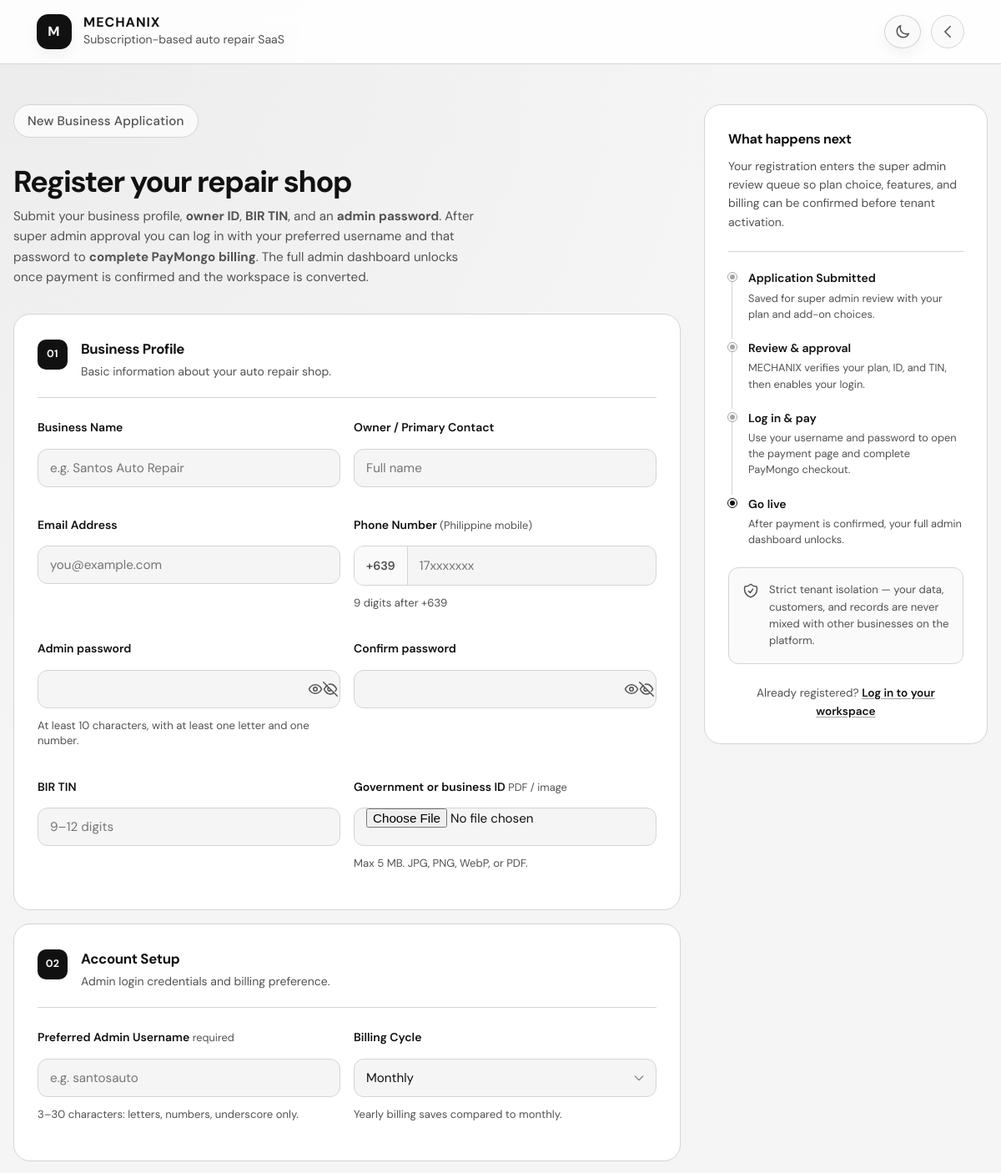
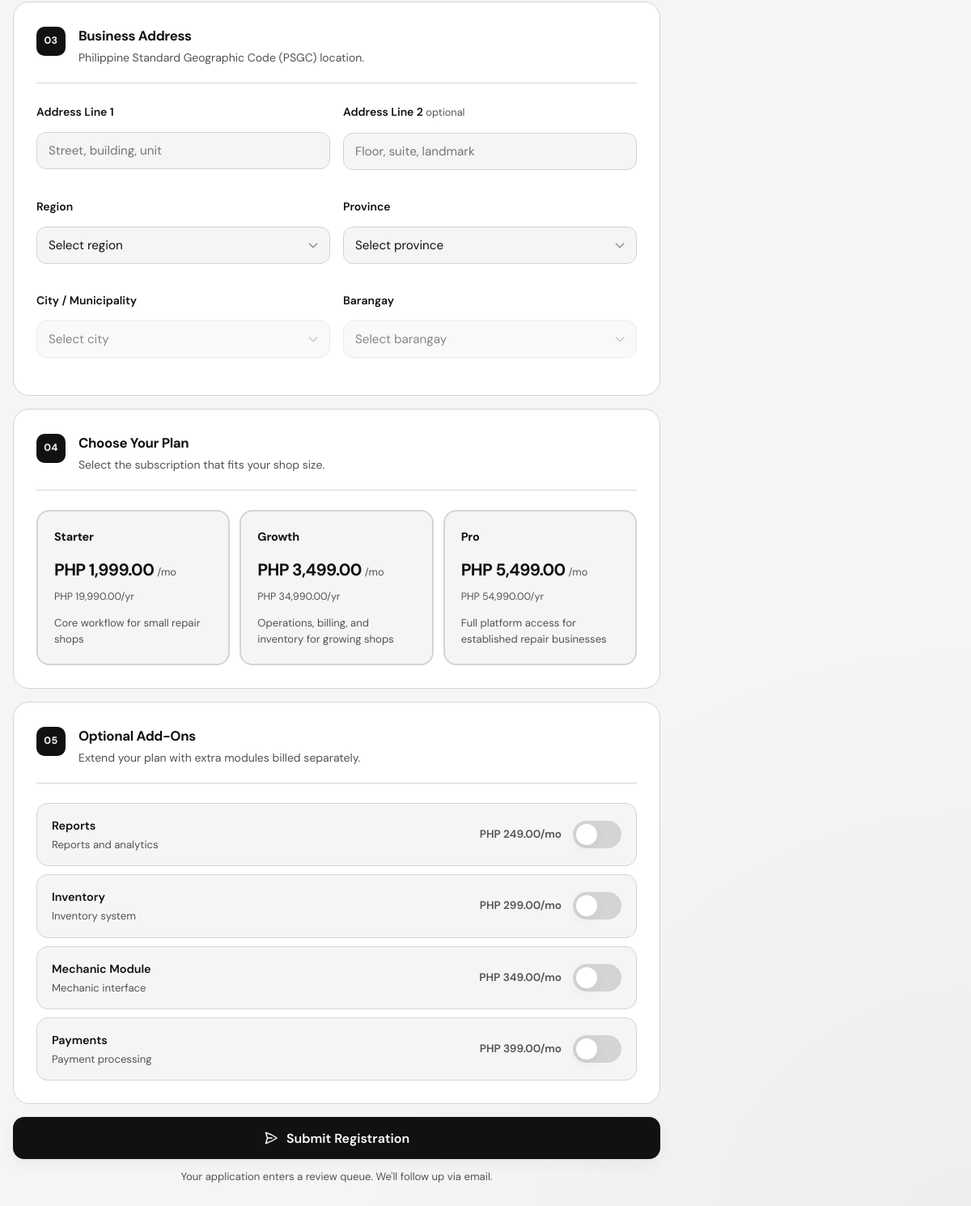
/register.php, run on the app's committed database (2 pictures, top to bottom).
### tables this page shows
CREATE TABLE `subscription_plans` (
  `plan_id` int(11) NOT NULL,
  `plan_name` varchar(100) NOT NULL,
  `monthly_price` decimal(10,2) NOT NULL DEFAULT 0.00,
  `yearly_price` decimal(10,2) DEFAULT NULL,
  `description` varchar(255) DEFAULT NULL,
  `is_active` tinyint(1) NOT NULL DEFAULT 1,
  `created_at` timestamp NOT NULL DEFAULT current_timestamp()
);

CREATE TABLE `feature_pricing` (
  `feature_pricing_id` int(11) NOT NULL,
  `feature_id` int(11) NOT NULL,
  `monthly_addon_price` decimal(10,2) NOT NULL DEFAULT 0.00,
  `yearly_addon_price` decimal(10,2) DEFAULT NULL,
  `is_active` tinyint(1) NOT NULL DEFAULT 1
);

CREATE TABLE `features` (
  `feature_id` int(11) NOT NULL,
  `feature_name` varchar(100) NOT NULL,
  `description` varchar(255) DEFAULT NULL
);

### register.php (the view, shortened to what the rows shown need)
<?php
$selectedPlanId = (int) ($_GET['plan_id'] ?? 0);
$plans = [];
$addons = [];
try {
    $pdo = Database::getInstance();
    $plans = $pdo->query("
        SELECT plan_id, plan_name, monthly_price, yearly_price, description
        FROM subscription_plans
        WHERE is_active = 1
          AND plan_name <> 'Read-Only'
        ORDER BY monthly_price ASC, plan_name ASC
    ")->fetchAll();
    $addons = $pdo->query("
        SELECT
            f.feature_id,
            f.feature_name,
            f.description,
            fp.monthly_addon_price,
            fp.yearly_addon_price
        FROM feature_pricing fp
        INNER JOIN features f ON f.feature_id = fp.feature_id
        WHERE fp.is_active = 1
        ORDER BY fp.monthly_addon_price ASC, f.feature_name ASC
    ")->fetchAll();
} catch (PDOException $e) {
    $formError = 'Registration options could not be loaded: ' . $e->getMessage();
}
function registerMoney($amount) {
    return 'PHP ' . number_format((float) $amount, 2);
}
function registerFeatureLabel($featureName) {
    return ucwords(str_replace('_', ' ', $featureName));
}
?>
<!DOCTYPE html>
<html lang="en" data-theme="light">
<head>
    <link rel="stylesheet" href="assets/css/styles.css">
</head>
<body class="page-shell">
    <header class="topbar">
        <div class="topbar-inner">
            <div class="brand">
                <div class="brand-text">
                    <h1>MECHANIX</h1>
                </div>
            </div>
        </div>
    </header>
    <main class="register-page">
        <div class="container register-layout">
            <div class="register-form-wrap">
                <div class="register-header">
                    <h2>Register your repair shop</h2>
                </div>
                <form id="registration-form" action="actions/register_business.php" method="POST" enctype="multipart/form-data" novalidate>
                    <div class="form-section">
                        <div class="plan-cards-grid">
                            <?php foreach ($plans as $plan):
                                $isSelected = $selectedPlanId === (int) $plan['plan_id'];
                            ?>
                                <label class="plan-card<?= $isSelected ? ' is-selected' : '' ?>" for="plan_<?= (int) $plan['plan_id'] ?>">
                                    <div class="plan-card-top">
                                        <span class="plan-card-name"><?= htmlspecialchars($plan['plan_name'], ENT_QUOTES, 'UTF-8') ?></span>
                                    </div>
                                    <div class="plan-card-price">
                                        <strong><?= htmlspecialchars(registerMoney($plan['monthly_price']), ENT_QUOTES, 'UTF-8') ?></strong>
                                        <span>/mo</span>
                                    </div>
                                    <?php if (!empty($plan['yearly_price'])): ?>
                                        <p class="plan-card-yearly"><?= htmlspecialchars(registerMoney($plan['yearly_price']), ENT_QUOTES, 'UTF-8') ?>/yr</p>
                                    <?php endif; ?>
                                    <p class="plan-card-desc"><?= htmlspecialchars($plan['description'] ?: 'Subscription plan for repair businesses.', ENT_QUOTES, 'UTF-8') ?></p>
                                </label>
                            <?php endforeach; ?>
                        </div>
                    </div>
                    <?php if (!empty($addons)): ?>
                    <div class="form-section">
                        <div class="addon-toggle-list">
                            <?php foreach ($addons as $addon): ?>
                                <label class="addon-toggle-card">
                                    <div class="addon-toggle-info">
                                        <strong><?= htmlspecialchars(registerFeatureLabel($addon['feature_name']), ENT_QUOTES, 'UTF-8') ?></strong>
                                        <span><?= htmlspecialchars($addon['description'] ?: 'Optional platform add-on.', ENT_QUOTES, 'UTF-8') ?></span>
                                    </div>
                                    <div class="addon-toggle-right">
                                        <span class="addon-price-tag"><?= htmlspecialchars(registerMoney($addon['monthly_addon_price']), ENT_QUOTES, 'UTF-8') ?>/mo</span>
                                        <span class="switch">
                                            <span class="switch-slider"></span>
                                        </span>
                                    </div>
                                </label>
                            <?php endforeach; ?>
                        </div>
                    </div>
                    <?php endif; ?>
                </form>
            </div>
        </div>
    </main>
</body>
</html>

### data on the page
subscription_plans: plan_name "Starter", monthly_price "PHP 1,999.00", yearly_price "PHP 19,990.00", description "Core workflow for small repair shops"
subscription_plans: plan_name "Growth", monthly_price "PHP 3,499.00", yearly_price "PHP 34,990.00", description "Operations, billing, and inventory for growing shops"
subscription_plans: plan_name "Pro", monthly_price "PHP 5,499.00", yearly_price "PHP 54,990.00", description "Full platform access for established repair businesses"
feature_pricing: feature.feature_name "Reports", feature.description "Reports and analytics", monthly_addon_price "PHP 249.00"
feature_pricing: feature.feature_name "Inventory", feature.description "Inventory system", monthly_addon_price "PHP 299.00"
feature_pricing: feature.feature_name "Mechanic Module", feature.description "Mechanic interface", monthly_addon_price "PHP 349.00"
feature_pricing: feature.feature_name "Payments", feature.description "Payment processing", monthly_addon_price "PHP 399.00"
